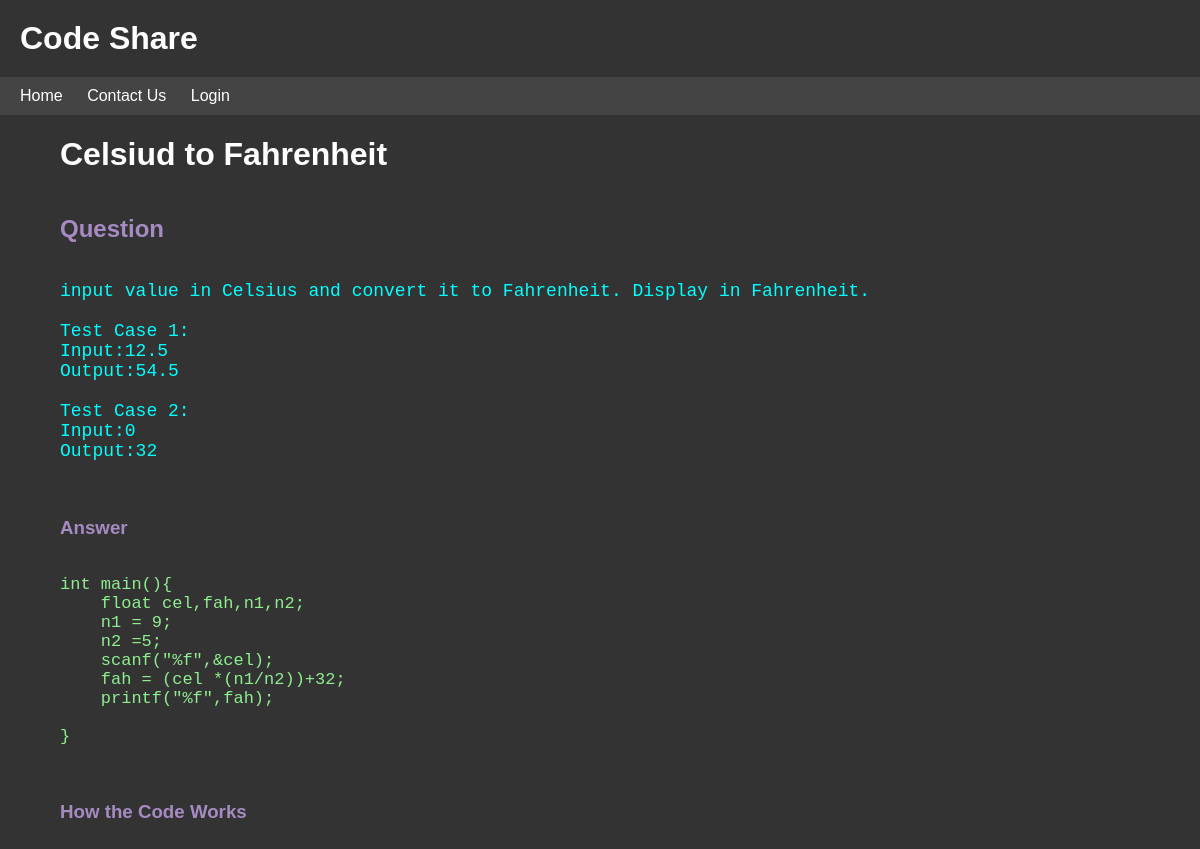
Screenshot of //room/3 with the database file from the repository.
### codes/models.py (models this page shows, shortened)
class Room(models.Model):
    Topic = models.CharField(max_length=200)
    Question = models.TextField(null = True, blank=True)
    Answer = models.TextField(null = True, blank=True)
    description = models.TextField(null = True, blank=True)
    created = models.DateTimeField(auto_now_add=True)

### codes/views.py (the view)
# urls.py: path('/room/<str:pk>' ,views.room,name= "room"),
def room(request,pk):
    rooms = Room.objects.get(id=pk)
    context = {'room':rooms}
    return render(request,"codes/room.html",context)

### codes/templates/codes/room.html (shortened to what this page needs)
{% extends 'main.html' %}
{% block content %}
<div class="container_room">
    <h1 class="topic">{{room.Topic}}</h1>
    <h2 class="h3_color" >Question</h2>
    <pre class="question">{{room.Question}}
    </pre>
    <h3 class="h3_color">Answer</h2>
    <pre class="answer">{{room.Answer}}
    </pre>
    <h3 class="h3_color">How the Code Works</h2>
</div>
{% endblock %}

### templates/main.html (style rules this page uses)
.container_room { padding-left: 5%; width: 90%; height: auto; display: flex; flex-direction: column; }
.topic { font-weight: bold; }
.question { font-size: 18px; color: aqua; }
.answer { font-size: 17px; color: lightgreen; }
.h3_color { color:rgba(178, 149, 210, 0.903); }

### templates/navbar.html (style rules this page uses)
body { font-family: sans-serif; margin: 0; padding: 0; background-color: #333; color: white; }

### rows the page displays
Room: Topic "Celsiud to Fahrenheit", Question "input value in Celsius and convert it to Fahrenheit. Display in Fahrenheit. Test Case 1: Input:12.5 Output:54.5 Test Case 2: Input:0 Output:32", Answer "int main(){ float cel,fah,n1,n2; n1 = 9; n2 =5; scanf(\"%f\",&cel); fah = (cel *(n1/n2))+32; printf(\"%f\",fah); }"
